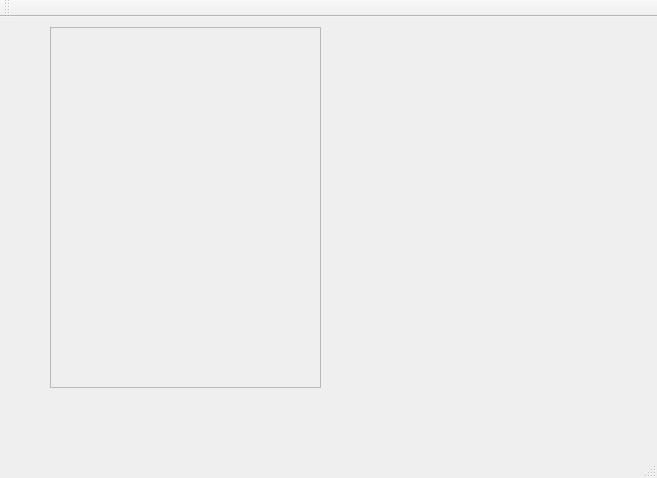
<?xml version="1.0" encoding="UTF-8"?>
<ui version="4.0">
 <class>Test11_7AClass</class>
 <widget class="QMainWindow" name="Test11_7AClass">
  <property name="geometry">
   <rect>
    <x>0</x>
    <y>0</y>
    <width>657</width>
    <height>478</height>
   </rect>
  </property>
  <property name="windowTitle">
   <string>Test11_7A</string>
  </property>
  <widget class="QWidget" name="centralWidget">
   <widget class="CutPixmap" name="frame">
    <property name="geometry">
     <rect>
      <x>50</x>
      <y>10</y>
      <width>271</width>
      <height>361</height>
     </rect>
    </property>
    <property name="frameShape">
     <enum>QFrame::StyledPanel</enum>
    </property>
    <property name="frameShadow">
     <enum>QFrame::Raised</enum>
    </property>
   </widget>
  </widget>
  <widget class="QMenuBar" name="menuBar">
   <property name="geometry">
    <rect>
     <x>0</x>
     <y>0</y>
     <width>657</width>
     <height>21</height>
    </rect>
   </property>
  </widget>
  <widget class="QToolBar" name="mainToolBar">
   <attribute name="toolBarArea">
    <enum>TopToolBarArea</enum>
   </attribute>
   <attribute name="toolBarBreak">
    <bool>false</bool>
   </attribute>
  </widget>
  <widget class="QStatusBar" name="statusBar"/>
 </widget>
 <layoutdefault spacing="6" margin="11"/>
 <customwidgets>
  <customwidget>
   <class>CutPixmap</class>
   <extends>QFrame</extends>
   <header>CutPixmap.h</header>
   <container>1</container>
  </customwidget>
 </customwidgets>
 <resources>
  <include location="test11_7a.qrc"/>
 </resources>
 <connections/>
</ui>
